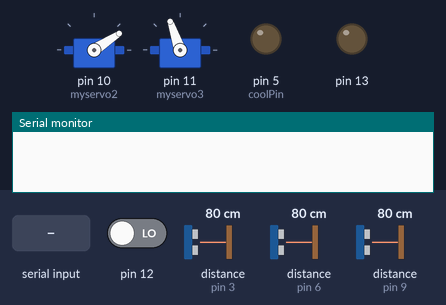
This sketch was run on a simulated Arduino Uno, built with avr-gcc and run on an emulated ATmega328P. Parts: 2 × servo, output pins drawn as LEDs (lit = HIGH), the last lines printed to the serial monitor. Inputs (shaded band) come from the test bench; at power-on: pin 12 LOW, distance to the obstacle (sensors on pin 3, pin 6, pin 9) 80 cm. The echo pulse lasts 58.3 µs per cm.

Above: at 1.2 s.
1.3 s: pin 12 driven HIGH
2.8 s: byte 30 received over Serial
At 3.5 s:
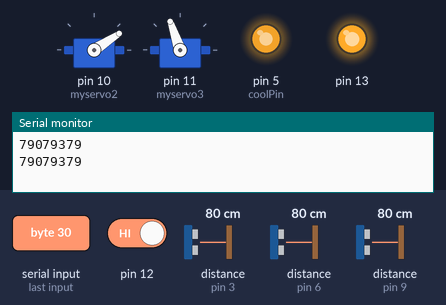
Timing chart, 0 to 5.8 s (numbered marks = the images above; inputs shaded):
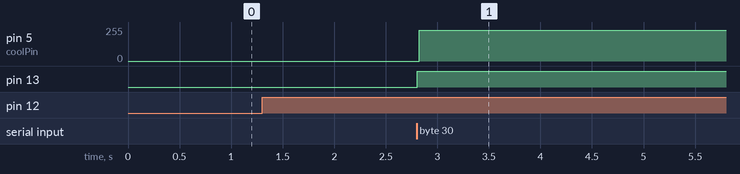

The sketch:

maxtalk5.ino
```cpp
// motor stuff

int turns = 0; // how fast the motor runs

int turnAmount = 1; // how many turns the motor makes

unsigned long currentTime;

unsigned long loopTime;

#define coolPin 5


// servo stuff

// Include the library:
#include <NewPing.h>
// Define pins and max distance:
#define trigPin  2
#define echoPin  3

#define trigPin2  7
#define echoPin2  6

#define trigPin3  8
#define echoPin3  9

#define MAX_DISTANCE 200
NewPing sonar(trigPin, echoPin, MAX_DISTANCE); // NewPing setup of pins and maximum distance.
NewPing sonar2(trigPin2, echoPin2, MAX_DISTANCE);
NewPing sonar3(trigPin3, echoPin3, MAX_DISTANCE);

float duration, distance, duration2, distance2, duration3, distance3;
long lastMillis1=0;
long lastMillis2=0;
long lastMillis3=0;

#include <Servo.h>
//Servo myservo;
Servo myservo2;
Servo myservo3;
int vel = 2;
int value=0;
int servovalues=0;
int motorvalue=0;
int dif1, dif2, dif3;
int dif=1;

int pos1 = 70;
int tarPos1 = 70;
int pos1a = 70;
int pos1b = 62;

int pos2 = 33;
int tarPos2 = 33;
int pos2a = 33;
int pos2b = 40;

int pos3 = 109;
int tarPos3 = 109;
int pos3a = 109;
int pos3b = 115;

bool comStarted = false;

void setup() {

  // servo
 // myservo.attach(3);
  myservo2.attach(10);
  myservo3.attach(11);

  //ultrasonic
  pinMode(trigPin,OUTPUT); //set pinmodes
  pinMode(echoPin,INPUT);
  pinMode(trigPin2,OUTPUT); //set pinmodes
  pinMode(echoPin2,INPUT);
  pinMode(trigPin3,OUTPUT); //set pinmodes
  pinMode(echoPin3,INPUT);
  pinMode(12, INPUT);
  pinMode(13, OUTPUT);

  Serial.begin(9600);
}

void loop() {

 // int msState = digitalRead(motionSensorPin);
 // Serial.println(msState);

   if(!comStarted){
    if(digitalRead(12)==HIGH) {
      comStarted = true;
     long mess = 300+long(distance) + long(distance2)*1000 + long(distance3)*1000000L;
      Serial.println(mess);
    }
  }

  getDist();
  getDist2();
  getDist3();
  receiveMax();

 // long mess1 = 300+long(distance) + long(distance2)*1000;
 //   Serial.println( long(distance2)*1000);

  motorStuff();
  updateServo();

}

void motorStuff(){

   currentTime = millis();

   if(currentTime >= (loopTime + 20)){

       // set the speed of pin 9:

       analogWrite(coolPin, turns);


       // change the turnings for next time through the loop:

      // turns = turns + turnAmount;

    turns = motorvalue * 27;


       // speed up or slow down the motor

    //   if (turns == 0 || turns == 255) {

      //     turnAmount = -turnAmount ;

      // }

      // if (turns == 0) {

         // delay(5000);

     // }
    //  Serial.println(turns);
       loopTime = currentTime; // Updates loopTime

   }
}

void getDist(){

  long currentMillis = millis();

  if(currentMillis-lastMillis1>30){
    lastMillis1 = currentMillis;
    duration = sonar.ping();
  distance = (duration / 2) * 0.0343;
  }
}

void getDist2(){

  long currentMillis2 = millis();

  if(currentMillis2-lastMillis2>30){
    lastMillis2 = currentMillis2;
    duration2 = sonar2.ping();
  distance2 = (duration2 / 2) * 0.0343;
  }
}

void getDist3(){

  long currentMillis3 = millis();

  if(currentMillis3-lastMillis3>30){
    lastMillis3 = currentMillis3;
    duration3 = sonar3.ping();
  distance3 = (duration3 / 2) * 0.0343;
  }
}

void receiveMax(){

   if(Serial.available()&&comStarted){

    value = Serial.read();
    motorvalue = Serial.read();

      if(motorvalue>5) digitalWrite(13, LOW);
    else digitalWrite(13, HIGH);

  //  motorvalue = value/1000;
        //Serial.println(motorvalue);
  //  servovalues = value - motorvalue*1000;

    if (servovalues<300){

     if(servovalues%2==0) tarPos1 = pos1a;
    else tarPos1 = pos1b;

    int val2 = servovalues/10;

    if(val2%2==0) tarPos2 = pos2a;
    else tarPos2 = pos2b;

    int val3 = servovalues/100;

    if(val3%2==0) tarPos3 = pos3a;
    else tarPos3 = pos3b;

      long mess1 = 300+long(distance) + long(distance2)*1000 + long(distance3)*1000000;
      Serial.println(mess1);
    }
  }
}


void updateServo(){

 //  if(pos1>tarPos1) pos1-=vel;
 // else if (pos1<tarPos1) pos1+=vel;
 // myservo.write(pos1);

  if(pos2>tarPos2) pos2-=vel;
  else if (pos2<tarPos2) pos2+=vel;
  myservo2.write(pos2);

  if(pos3>tarPos3) pos3-=vel;
  else if (pos3<tarPos3) pos3+=vel;
  myservo3.write(pos3);
}
```

Measured:
- after the input at 2.8 s, pin 5 (coolPin): 0/255 → 229/255 at once; pin 13: LOW → HIGH at once
